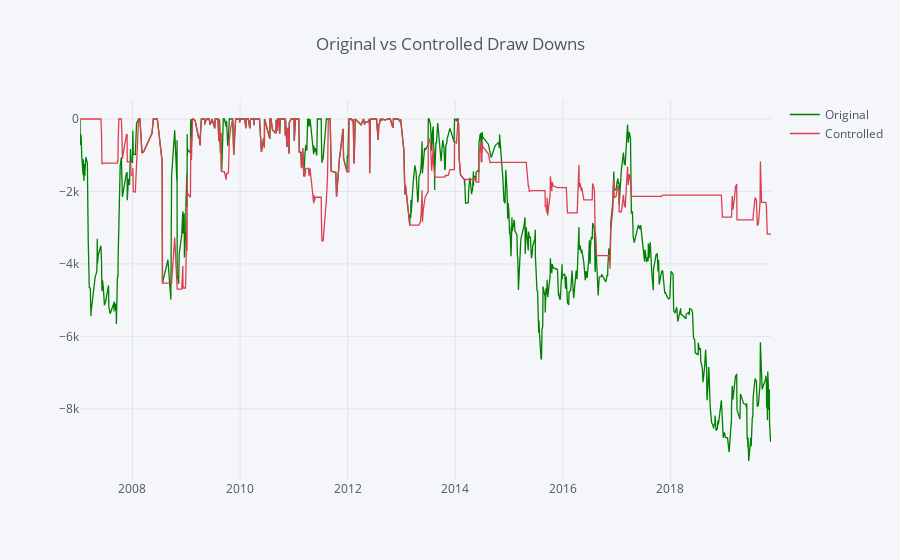

Write notebook code for a chart like this one.
### Code cell
service2 = pd.DataFrame({"Original": drawdown(df.equity_original),
                        "Controlled": drawdown(df.equity_controlled)})

service2.iplot(kind = "line", title="Original vs Controlled Draw Downs", colors = ["green","red"])

### Figure 1 — Plotly figure (JSON) as saved in the notebook; plotly's stock layout.template omitted (floating-point values rounded to 4 significant figures; data arrays with more than 128 entries replaced by an {"elided": "..."} marker saying what was removed)
{"data": [{"line": {"color": "rgba(0, 128, 0, 1.0)", "dash": "solid", "shape": "linear", "width": 1.3}, "mode": "lines", "name": "Original", "text": "", "type": "scatter", "uid": "59fdab36-eca0-4634-906a-9115dc9a4122", "x": {"elided": "750 str values"}, "y": {"elided": "750 float values"}}, {"line": {"color": "rgba(219, 64, 82, 1.0)", "dash": "solid", "shape": "linear", "width": 1.3}, "mode": "lines", "name": "Controlled", "text": "", "type": "scatter", "uid": "49f32511-8ea7-4682-afbc-031db216a20f", "x": {"elided": "750 str values"}, "y": {"elided": "750 float values"}}], "layout": {"legend": {"bgcolor": "#F5F6F9", "font": {"color": "#4D5663"}}, "paper_bgcolor": "#F5F6F9", "plot_bgcolor": "#F5F6F9", "title": {"font": {"color": "#4D5663"}, "text": "Original vs Controlled Draw Downs"}, "xaxis": {"gridcolor": "#E1E5ED", "showgrid": true, "tickfont": {"color": "#4D5663"}, "title": {"font": {"color": "#4D5663"}, "text": ""}, "zerolinecolor": "#E1E5ED"}, "yaxis": {"gridcolor": "#E1E5ED", "showgrid": true, "tickfont": {"color": "#4D5663"}, "title": {"font": {"color": "#4D5663"}, "text": ""}, "zerolinecolor": "#E1E5ED"}}}
